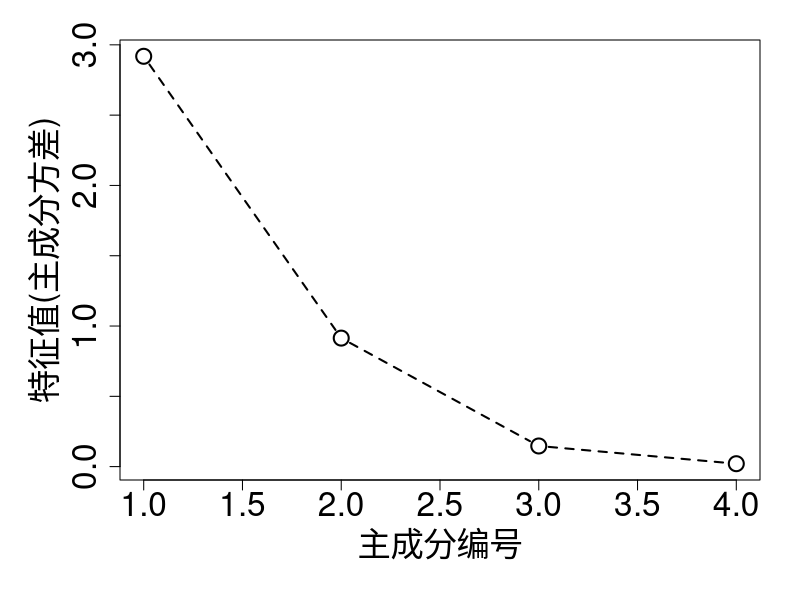
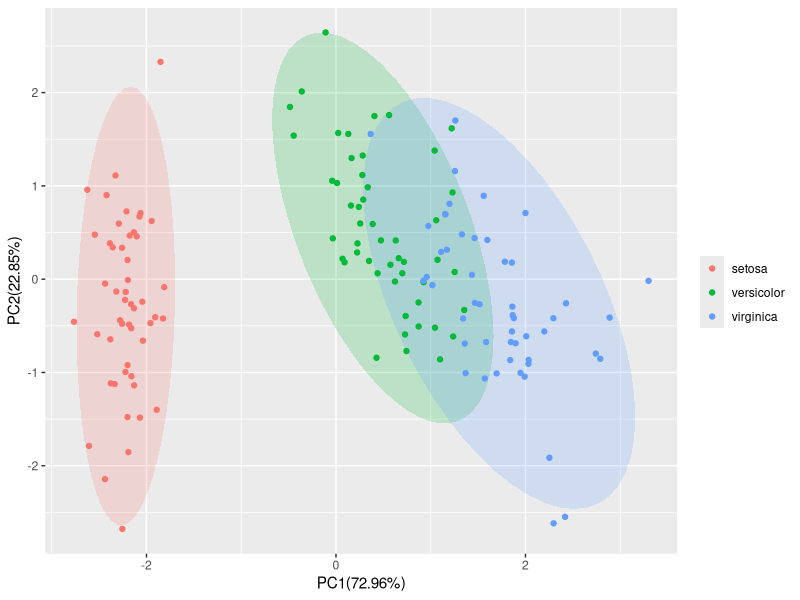

R code for these plots, in order: (Note: this script raises an error after producing the figures.)
#将R自带的范例数据集iris储存为变量data;
data<-iris
head(data)
#对原数据进行z-score归一化；
dt<-as.matrix(scale(data[,1:4]))
head(dt)

#计算相关系数矩阵；
rm1<-cor(dt)
rm1
# 求解特征值和相应的特征向量
rs1<-eigen(rm1)
rs1
#提取结果中的特征值，即各主成分的方差；
val <- rs1$values
#换算成标准差(Standard deviation);
(Standard_deviation <- sqrt(val))
#计算方差贡献率和累积贡献率；
(Proportion_of_Variance <- val/sum(val))
(Cumulative_Proportion <- cumsum(Proportion_of_Variance))
#碎石图绘制;
par(mar=c(6,6,2,2))
plot(rs1$values,type="b",
cex=2,
cex.lab=2,
cex.axis=2,
lty=2,
lwd=2,
xlab = "主成分编号",
ylab="特征值(主成分方差)")

#提取结果中的特征向量(也称为Loadings,载荷矩阵)；
(U<-as.matrix(rs1$vectors))
#进行矩阵乘法，获得PC score；
PC <-dt %*% U
colnames(PC) <- c("PC1","PC2","PC3","PC4")
head(PC)

#将iris数据集的第5列数据合并进来；
df<-data.frame(PC,iris$Species)
head(df)

#载入ggplot2包；
library(ggplot2)
#提取主成分的方差贡献率，生成坐标轴标题；
xlab<-paste0("PC1(",round(Proportion_of_Variance[1]*100,2),"%)")
ylab<-paste0("PC2(",round(Proportion_of_Variance[2]*100,2),"%)")
#绘制散点图并添加置信椭圆；
p1<-ggplot(data = df,aes(x=PC1,y=PC2,color=iris.Species))+
stat_ellipse(aes(fill=iris.Species),
type ="norm", geom ="polygon",alpha=0.2,color=NA)+
geom_point()+labs(x=xlab,y=ylab,color="")+
guides(fill=F)
p1

#载入scatterplot3d包；
library(scatterplot3d)
color = c(rep('purple',50),rep('orange',50),rep('blue',50))
scatterplot3d(df2[,1:3],color=color,
pch = 16,angle=30,
box=T,type="p",
lty.hide=2,lty.grid = 2)
legend("topleft",c('Setosa','Versicolor','Virginica'),
fill=c('purple','orange','blue'),box.col=NA)

# 使用现成函数完成主成分分析
# 1.prcomp()函数
# scale. = TRUE表示分析前对数据进行归一化；
com1 <- prcomp(data[,1:4], center = TRUE,scale. = TRUE)
summary(com1)

# 2.princomp()函数
com2 <- princomp(dt,cor = T)
summary(com2)
com3 <- princomp(dt)
summary(com3)

# 3.PCA结果可视化
#提取PC score；
df1<-com1$x
head(df1)
#将iris数据集的第5列数据合并进来；
df1<-data.frame(df1,iris$Species)
head(df1)

#提取主成分的方差贡献率，生成坐标轴标题；
summ<-summary(com1)
xlab<-paste0("PC1(",round(summ$importance[2,1]*100,2),"%)")
ylab<-paste0("PC2(",round(summ$importance[2,2]*100,2),"%)")
p2<-ggplot(data = df1,aes(x=PC1,y=PC2,color=iris.Species))+
stat_ellipse(aes(fill=iris.Species),
type = "norm", geom ="polygon",alpha=0.2,color=NA)+
geom_point()+labs(x=xlab,y=ylab,color="")+
guides(fill=F)
p2+scale_fill_manual(values = c("purple","orange","blue"))+
scale_colour_manual(values = c("purple","orange","blue"))
